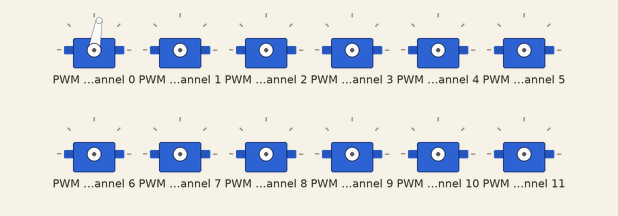
Simulated run of this program. Board: Raspberry Pi (BCM pin numbers). On the bench: 12 × servo.

Above: at 0.1 s.
At 4.1 s:
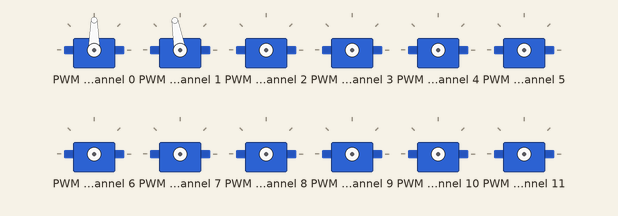
At 7.1 s:
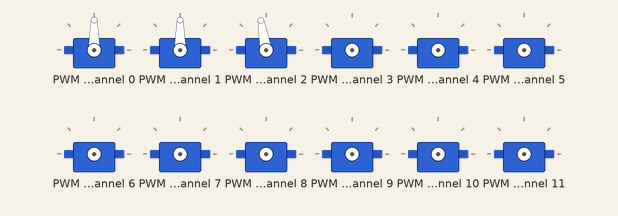
At 16.1 s:
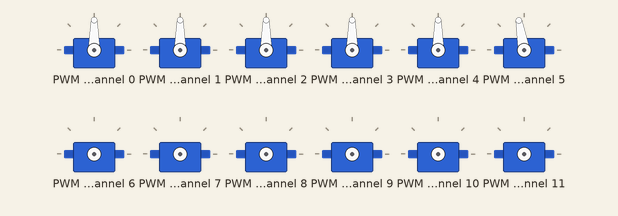
At 25.1 s:
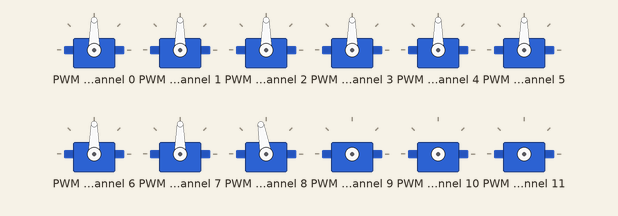
At 34.1 s:
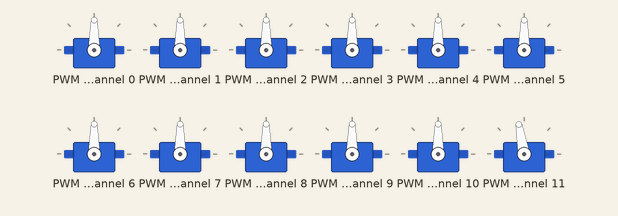
Timing chart, 0 to 36.5 s (numbered marks = the images above):
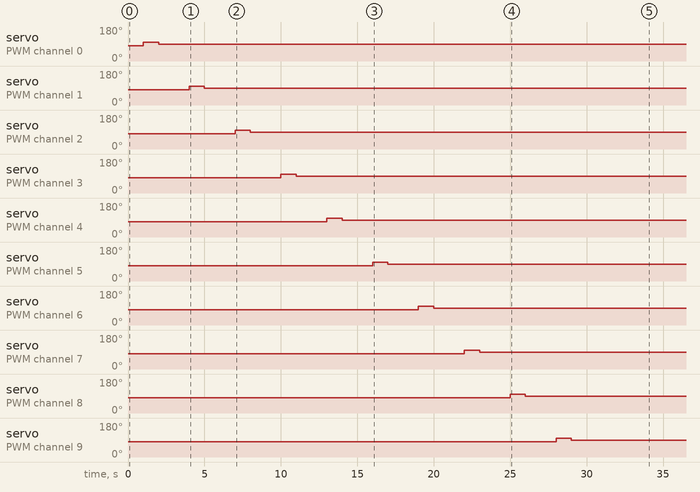

Measured:
- by itself, servo on PWM channel 0: 80° → 100° at 1.0 s, → 90° 1.0 s later
- by itself, servo on PWM channel 1: 80° → 100° at 4.0 s, → 90° 1.0 s later
- by itself, servo on PWM channel 2: 80° → 100° at 7.0 s, → 90° 1.0 s later
- by itself, servo on PWM channel 3: 80° → 100° at 10.0 s, → 90° 1.0 s later
- by itself, servo on PWM channel 4: 80° → 100° at 13.0 s, → 90° 1.0 s later
- by itself, servo on PWM channel 5: 80° → 100° at 16.0 s, → 90° 1.0 s later
- by itself, servo on PWM channel 6: 80° → 100° at 19.0 s, → 90° 1.0 s later
- by itself, servo on PWM channel 7: 80° → 100° at 22.0 s, → 90° 1.0 s later

The program:

inicialization.py
```python
#!/usr/bin/env python
# -*- coding: utf-8 -*-

# Moves all servos to 90° position

import time    #https://docs.python.org/fr/3/library/time.html
from adafruit_servokit import ServoKit #https://circuitpython.readthedocs.io/projects/servokit/en/latest/

NUMBER_OF_SERVOS = 16

pca = ServoKit(channels=NUMBER_OF_SERVOS)

for i in range(NUMBER_OF_SERVOS):
    pca.servo[i].set_pulse_width_range(500, 2400)
    pca.servo[i].angle = 80
    time.sleep(1)
    pca.servo[i].angle = 100
    time.sleep(1)
    pca.servo[i].angle = 90
    time.sleep(1)
    #pca.servo[i].angle = None
```
